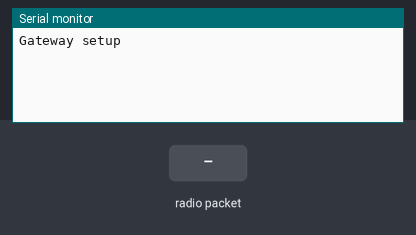
The sketch below on a simulated Arduino Uno, built with avr-gcc and run on an emulated ATmega328P. Shown: the last lines printed to the serial monitor. The test bench sets the inputs (shaded band). No radio packets arrive unless stated.

Above: at 1.2 s.
1.3 s: radio packet "1" arrives
At 2.3 s:
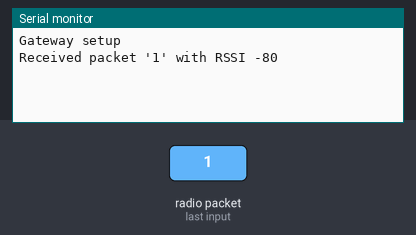
2.8 s: radio packet "0" arrives
At 3.5 s:
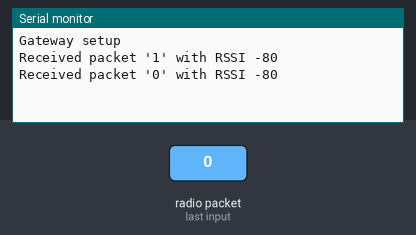
4.3 s: radio packet "2" arrives
At 5.8 s:
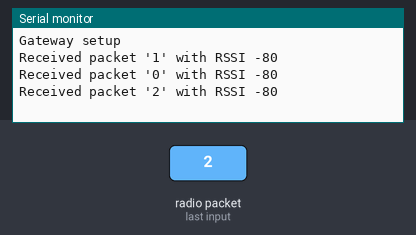

The sketch:

receivemessage.ino
```cpp
/*
 * 107/07/02 接收資料 from node
 */
#include <SPI.h>
#include <LoRa.h>
#include <Timer.h>

void setup() {
  Serial.begin(9600);
  while (!Serial);

  Serial.println("Gateway setup");

  if (!LoRa.begin(868E6)) {
    Serial.println("Starting LoRa failed!");
    while (1);
  }
  LoRa.setSpreadingFactor(12);
  LoRa.setSignalBandwidth(125E3);
}

void loop() {
  // receive packet from node
  int packetSize = LoRa.parsePacket();
  if (packetSize) {
    // received a packet
    Serial.print("Received packet '");

    // read packet
    while (LoRa.available()) {
      Serial.print((char)LoRa.read());
    }

    // print RSSI of packet
    Serial.print("' with RSSI ");
    Serial.println(LoRa.packetRssi());
  }
}
```

Measured:
- after the input at 1.3 s, the serial monitor: prints a new line at once (image 1)
- after the input at 2.8 s, the serial monitor: prints a new line at once (image 2)
- after the input at 4.3 s, the serial monitor: prints a new line at once (image 3)
